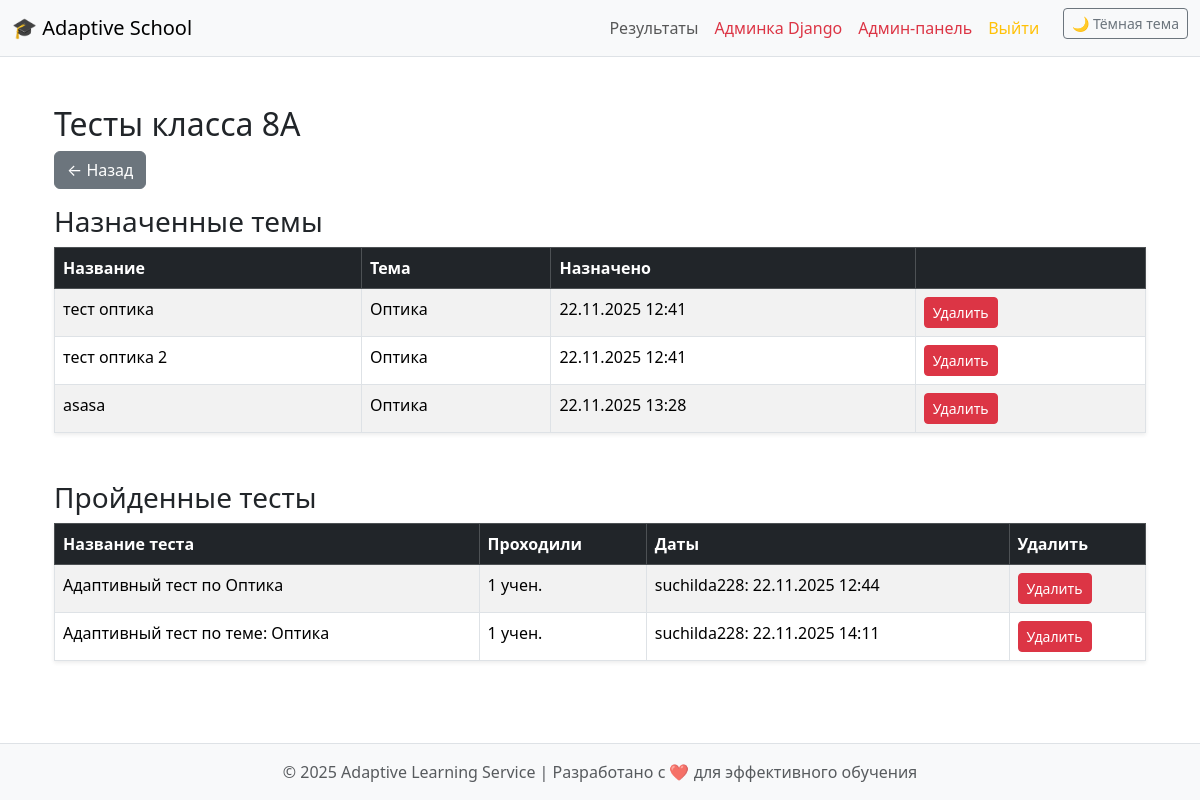
The app's page /class/1/tests/ (signed in), older data.
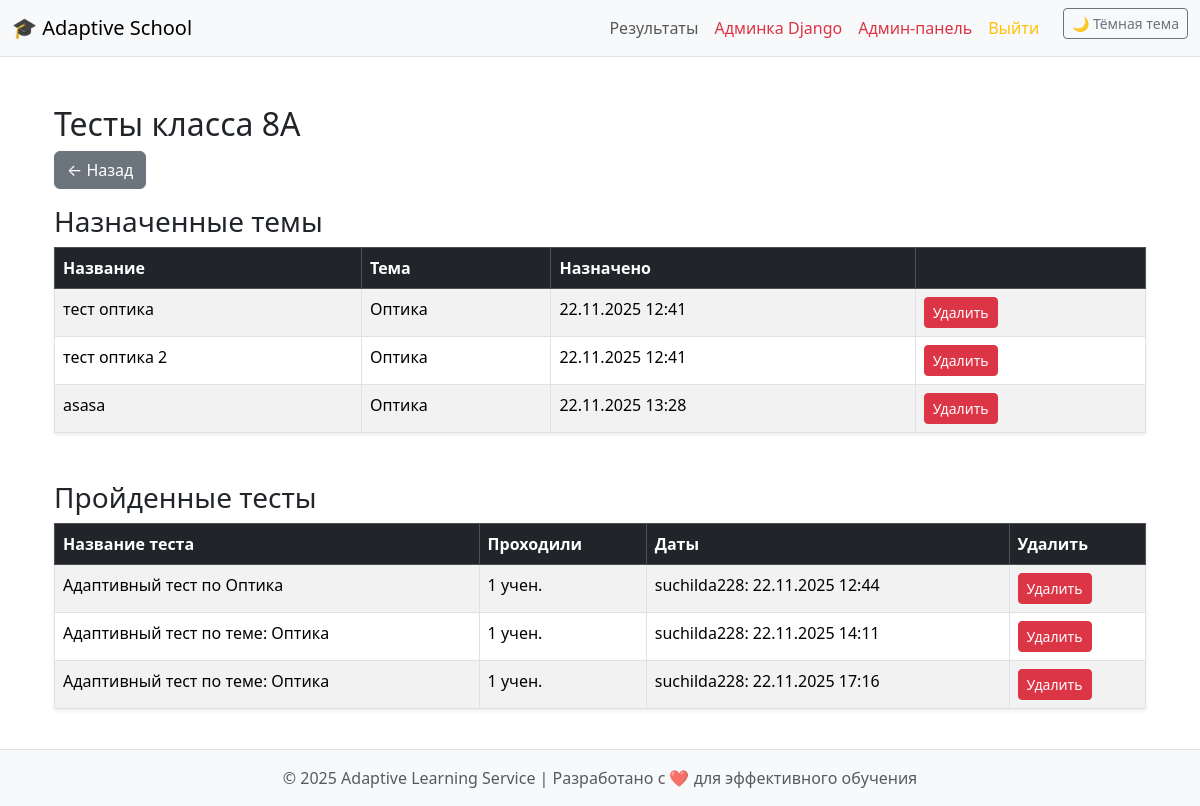
The same page, newer data.
### school/models.py (models this page shows, shortened)
class AssignedTopic(models.Model):
    title = models.CharField(max_length=150, blank=True)
    school_class = models.ForeignKey(SchoolClass, on_delete=models.CASCADE, related_name="assigned_topics")
    topic = models.ForeignKey(Topic, on_delete=models.CASCADE, related_name="assigned_to_classes")
    assigned_by = models.ForeignKey(Teacher, on_delete=models.CASCADE, related_name="given_topics")
    date_assigned = models.DateTimeField(auto_now_add=True)
    is_active = models.BooleanField(default=True)

class Topic(models.Model):
    name = models.CharField(max_length=100)
    subtopics = models.ManyToManyField('SubTopic', blank=True, related_name="topics")

class Test(models.Model):
    lesson = models.ForeignKey(Lesson, on_delete=models.CASCADE, related_name="tests")
    assigned_topic = models.ForeignKey('AssignedTopic', on_delete=models.SET_NULL, null=True, blank=True)
    topic = models.ForeignKey(Topic, on_delete=models.CASCADE, null=True, blank=True)
    title = models.CharField(max_length=150)
    date_available = models.DateField()
    questions = models.ManyToManyField(Question, blank=True)
    maximin_questions = models.IntegerField(default=0)

class TestResult(models.Model):
    student = models.ForeignKey(Student, on_delete=models.CASCADE)
    test = models.ForeignKey(Test, on_delete=models.CASCADE)
    assigned_topic = models.ForeignKey('AssignedTopic', on_delete=models.SET_NULL, null=True, blank=True)
    score = models.IntegerField()
    grade = models.IntegerField()
    completed_at = models.DateTimeField(auto_now_add=True)

class Student(models.Model):
    user = models.OneToOneField(User, on_delete=models.CASCADE)
    name = models.CharField(max_length=100)
    surname = models.CharField(max_length=100)
    patronymic = models.CharField(max_length=100, blank=True)

### school/views.py (the view)
# urls.py: path("class/<int:class_id>/tests/", views.class_tests, name="class_tests"),
@login_required
def class_tests(request, class_id):
    school_class = get_object_or_404(SchoolClass, id=class_id)
    assigned = AssignedTopic.objects.filter(school_class=school_class)
    test_results = TestResult.objects.filter(
        student__classes=school_class
    ).select_related("test", "student")
    tests = {}
    for r in test_results:
        t = r.test
        if t.id not in tests:
            tests[t.id] = {
                "test": t,
                "results": [],
                "students_count": 0
            }
        tests[t.id]["results"].append(r)
    for t in tests.values():
        t["students_count"] = len(t["results"])
    return render(request, "class_tests.html", {
        "school_class": school_class,
        "assigned": assigned,
        "tests": tests.values(),
    })

### templates/class_tests.html (shortened to what this page needs)
{% extends "base.html" %}
{% block content %}
<div class="container mt-4">
    <h2>Тесты класса {{ school_class.name }}</h2>
    <a href="{% url 'class_journal' school_class.id %}" class="btn btn-secondary mb-3">← Назад</a>
    <h3>Назначенные темы</h3>
    {% if assigned %}
    <table class="table table-bordered table-striped shadow-sm">
        <thead class="table-dark">
            <tr>
                <th>Название</th>
                <th>Тема</th>
                <th>Назначено</th>
                <th></th>
            </tr>
        </thead>
        <tbody>
        {% for a in assigned %}
            <tr>
                <td>{{ a.title }}</td>
                <td>{{ a.topic.name }}</td>
                <td>{{ a.date_assigned|date:"d.m.Y H:i" }}</td>
                <td>
                    <a href="{% url 'delete_assigned_topic' a.id %}"
                       class="btn btn-danger btn-sm"
                       onclick="return confirm('Удалить назначенную тему?')">
                       Удалить
                    </a>
                </td>
            </tr>
        {% endfor %}
        </tbody>
    </table>
    {% else %}
        <p class="text-muted">Нет назначенных тем.</p>
    {% endif %}
    <h3 class="mt-5">Пройденные тесты</h3>
    {% if tests %}
    <table class="table table-bordered table-striped shadow-sm">
        <thead class="table-dark">
            <tr>
                <th>Название теста</th>
                <th>Проходили</th>
                <th>Даты</th>
                <th>Удалить</th>
            </tr>
        </thead>
        <tbody>
        {% for t in tests %}
            <tr>
                <td>{{ t.test.title }}</td>
                <td>{{ t.students_count }} учен.</td>
                <td>
                    {% for r in t.results %}
                        {{ r.student.surname }}: {{ r.completed_at|date:"d.m.Y H:i" }}<br>
                    {% endfor %}
                </td>
                <td>
                    <a href="{% url 'delete_test' t.test.id %}"
                       class="btn btn-danger btn-sm"
                       onclick="return confirm('Удалить тест и все результаты?')">
                       Удалить
                    </a>
                </td>
            </tr>
        {% endfor %}
        </tbody>
    </table>
    {% else %}
        <p class="text-muted">Ученики ещё не проходили тесты.</p>
    {% endif %}
</div>
{% endblock %}

Row changes from the older to the newer data that the page shows:
added Test: test "Адаптивный тест по теме: Оптика", students_count "1"
added TestResult: student.surname "suchilda228", completed_at "22.11.2025 17:16", shown under "Адаптивный тест по теме: Оптика"
